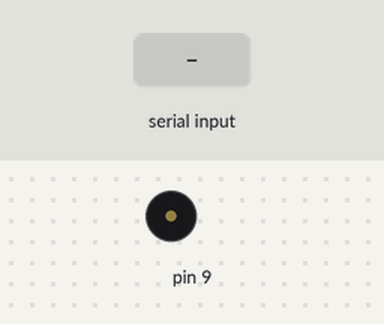
Bench run of a sketch on a simulated Arduino Uno, built with avr-gcc and run on an emulated ATmega328P. Shown: buzzer (waves = sounding). Inputs (shaded band) come from the test bench.

Above: at 1.2 s.
1.3 s: "90,45\n" received over Serial
At 2.35 s:
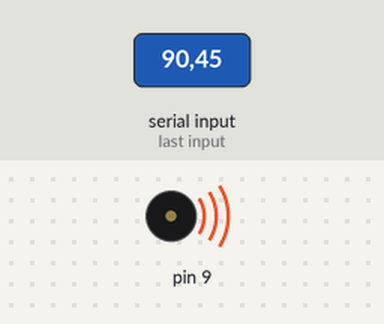
3.9 s: "5\n" received over Serial
At 7.3 s:
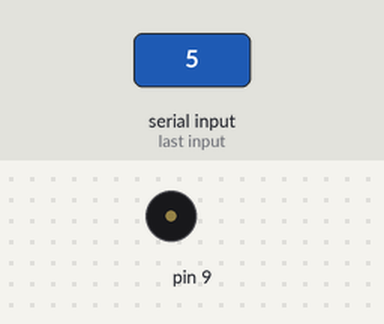
Timing chart, 0 to 8.8 s (numbered marks = the images above; inputs shaded):
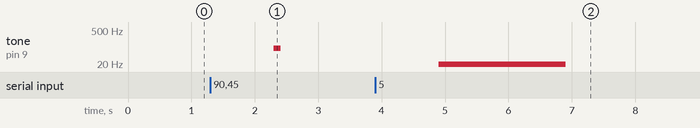

The sketch:

lab5_arduino.ino
```cpp
float Tmillis=0, freq=0;
String freq_str=" "; // initialize frequency string variable
void setup() {
  Serial.begin(115200); // start serial reader
}
void loop() {
  while (Serial.available() > 0) { // loop while there are strings in read buffer
    freq_str = Serial.readString(); // read string
    freq=freq_str.toFloat(); // convert string to float type
    Tmillis=1/freq*1000*10; // calculate duration for 5 cycle pulse of given frequency
    tone(9,freq,Tmillis); // generate tone at given frequency for above duration on pin 9
  }
}
```

Measured:
- after the input at 1.3 s, tone on pin 9: silent → 90 Hz after 1.0 s, → silent 0.11 s later
- after the input at 3.9 s, tone on pin 9: silent → 5 Hz after 1.0 s, → silent 2.0 s later
